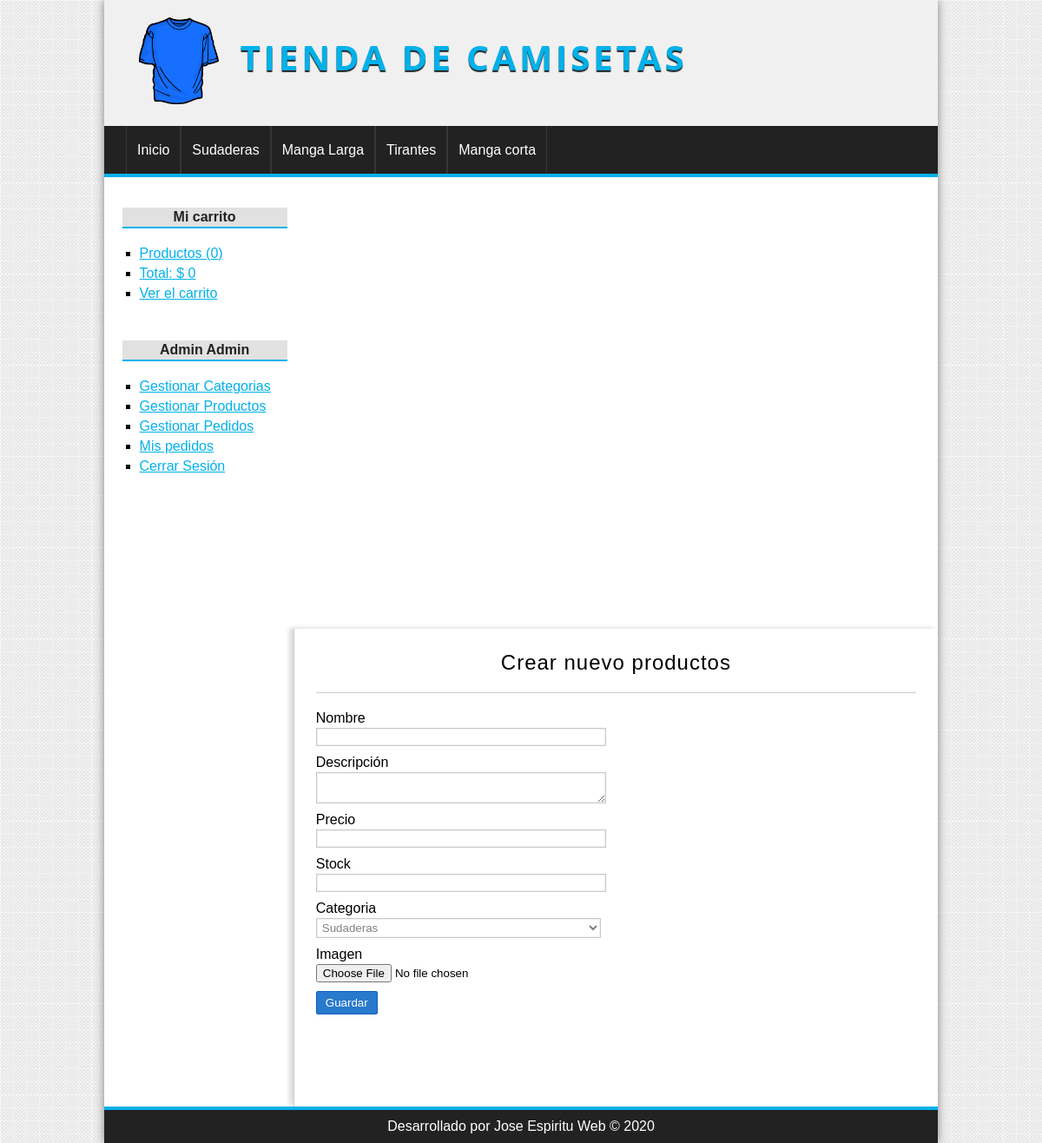
Before: /producto/crear (signed in) with the older database file.
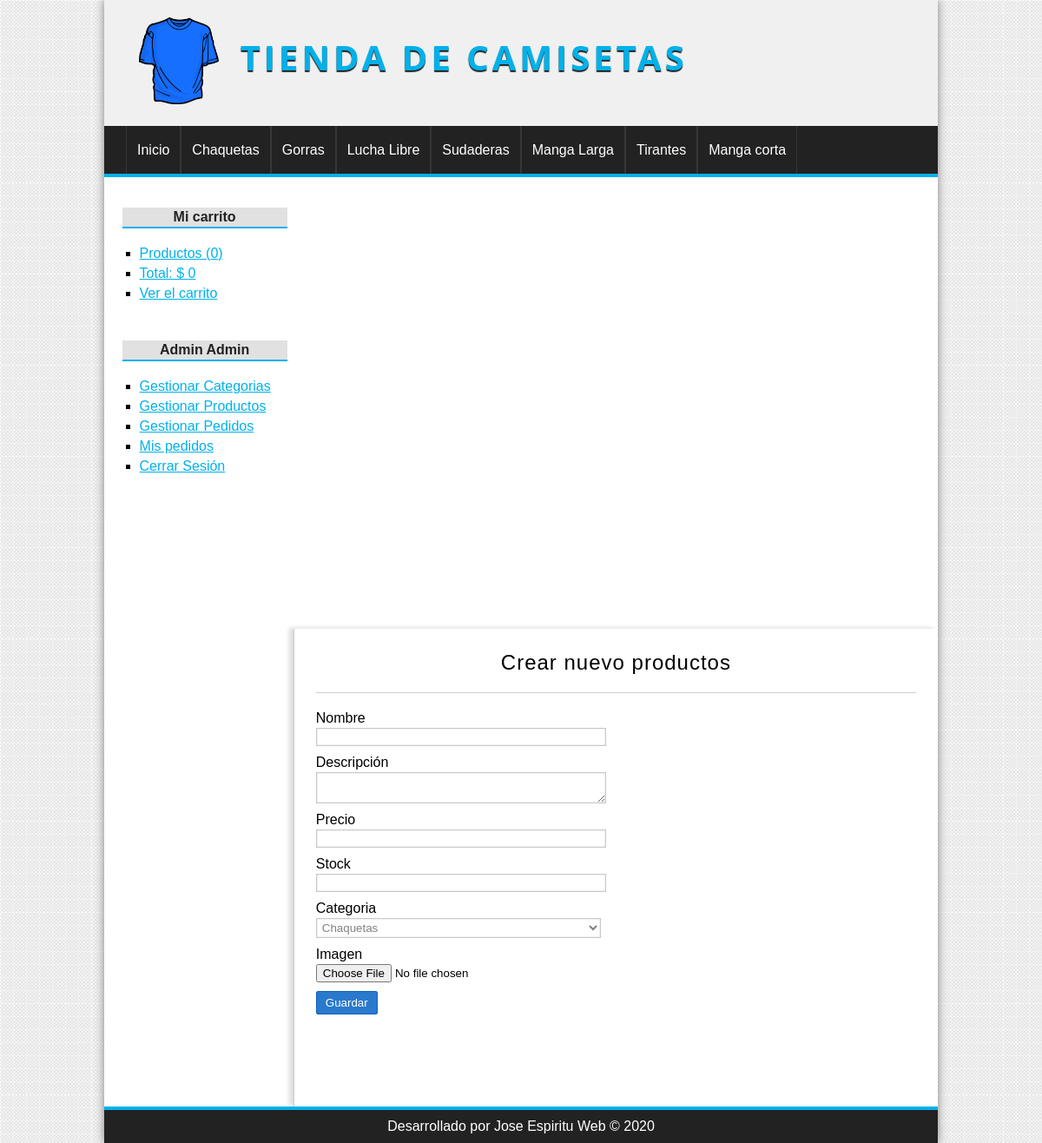
After: the same page with the newer database file.
### tables this page shows
CREATE TABLE `categorias` (
  `id` int(255) NOT NULL,
  `nombre` varchar(100) NOT NULL
);

### config/db.php (called while the page is built)
<?php
class Database{
    public static function connect(){
        $db = new mysqli('localhost', 'root', '', 'tienda_php_poo');
        $db->query("SET NAMES 'utf-8'");
        return $db;
    }
}
?>

### helpers/utils.php (called while the page is built, shortened)
<?php
class Utils{
    public static function showCategorias(){
        require_once 'models/categoria.php';
        $categoria = new Categoria();
        $categorias = $categoria->getAll();
        return $categorias;
    }
}
?>

### models/categoria.php (called while the page is built, shortened)
<?php
class Categoria{
    private $db;
    public function __construct(){
        $this->db = Database::connect();
    }
    public function getAll(){
        $categorias = $this->db->query("SELECT * FROM categorias ORDER BY id DESC;");
        return $categorias;
    }
}
?>

### controllers/ProductoController.php (called while the page is built, shortened)
<?php
class productoController {
    public function crear(){
        require_once 'views/producto/crear.php';
    }
}
?>

### views/producto/crear.php (the view, shortened to what this page needs)
<?php if(isset($edit) && isset($pro) && is_object($pro)): ?>
    <h1>Editar producto <?=$pro->nombre?></h1>
    <?php $url_action = BASE_URL . "producto/save&id=".$pro->id; ?>
<?php else: ?>
    <h1>Crear nuevo productos</h1>
    <?php $url_action = BASE_URL . "producto/save"; ?>
<?php endif; ?>
<div class="form-container">
    <form action="<?= $url_action ?>" method="POST" enctype="multipart/form-data">
        <label for="nombre">Nombre</label>
        <input type="text" name="nombre" value="<?=isset($pro) && is_object($pro) ? $pro->nombre : ''?>"/>
        <label for="descripcion">Descripción</label>
        <textarea name="descripcion"><?=isset($pro) && is_object($pro) ? $pro->descripcion : ''?></textarea>
        <label for="precio">Precio</label>
        <input type="text" name="precio" value="<?=isset($pro) && is_object($pro) ? $pro->precio : ''?>"/>
        <label for="stock">Stock</label>
        <input type="number" name="stock" value="<?=isset($pro) && is_object($pro) ? $pro->stock : ''?>"/>
        <label for="categoria">Categoria</label>
        <?php $categorias = Utils::showCategorias(); ?>
        <select name="categoria">
            <?php while ($cat = $categorias->fetch_object()) : ?>
                <option value="<?= $cat->id ?>" <?=isset($pro) && is_object($pro) && $cat->id == $pro->categoria_id ? 'selected' : ''?>>
                    <?= $cat->nombre ?>
                </option>
            <?php endwhile; ?>
        </select>
        <label for="imagen">Imagen</label>
        <input type="file" name="imagen" />
        <input type="submit" value="Guardar"/>
    </form>
</div>

### views/layout/header.php (shortened to what this page needs)
<!DOCTYPE html>
<html lang="es">
<head>
    <link rel="stylesheet" href="<?=BASE_URL?>assets/css/styles.css" />
</head>
<body>
    <div id="container">
        <header id="header">
            <div id="logo">
                <img src="<?=BASE_URL?>assets/img/camiseta.png" alt="Camiseta Logo" />
                <a href="<?=BASE_URL?>">
                    Tienda de camisetas
                </a>
            </div>
        </header>
        <?php $categorias = Utils::showCategorias(); ?>
        <nav id="menu">
            <ul>
                <li>
                    <a href="<?=BASE_URL?>">Inicio</a>
                </li>
                <?php  while($cat = $categorias->fetch_object()): ?>
                    <li>
                        <a href="<?=BASE_URL?>categoria/ver&id=<?=$cat->id?>"><?=$cat->nombre?></a>
                    </li>
                <?php endwhile; ?>
            </ul>
        </nav>
        <div id="content">

Changed rows visible on the page:
added categorias: nombre "Chaquetas"
added categorias: nombre "Gorras"
added categorias: nombre "Lucha Libre"
Other visible differences:
form field categoria: "Sudaderas" → "Chaquetas"
